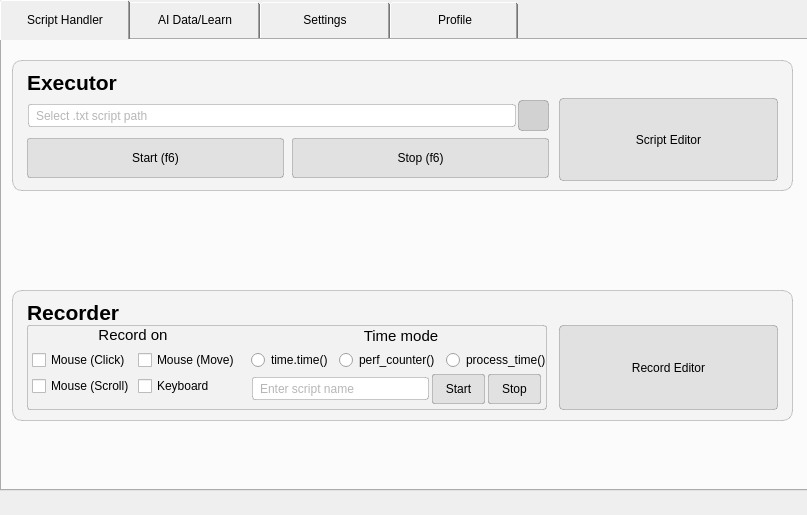
<?xml version="1.0" encoding="UTF-8"?>
<ui version="4.0">
 <class>MainWindow</class>
 <widget class="QMainWindow" name="MainWindow">
  <property name="windowModality">
   <enum>Qt::NonModal</enum>
  </property>
  <property name="enabled">
   <bool>true</bool>
  </property>
  <property name="geometry">
   <rect>
    <x>0</x>
    <y>0</y>
    <width>807</width>
    <height>515</height>
   </rect>
  </property>
  <property name="windowTitle">
   <string>GInput AI</string>
  </property>
  <property name="windowIcon">
   <iconset>
    <normaloff>:/ico/ico/mouse_icon-icons.com_60636.ico</normaloff>:/ico/ico/mouse_icon-icons.com_60636.ico</iconset>
  </property>
  <property name="styleSheet">
   <string notr="true"/>
  </property>
  <property name="tabShape">
   <enum>QTabWidget::Rounded</enum>
  </property>
  <property name="dockOptions">
   <set>QMainWindow::AllowTabbedDocks|QMainWindow::AnimatedDocks</set>
  </property>
  <widget class="QWidget" name="centralwidget">
   <widget class="QTabWidget" name="tab_main">
    <property name="geometry">
     <rect>
      <x>0</x>
      <y>0</y>
      <width>881</width>
      <height>491</height>
     </rect>
    </property>
    <property name="styleSheet">
     <string notr="true">QTabBar::tab {
    width: 120px; /* Ширина вкладки */
    height: 30px; /* Высота вкладки */
    padding: 5px; /* Отступы внутри вкладки */
    margin-right: 0px; /* Отступ справа между вкладками */
}
QTabBar::tab {
    flex: 1;
    align-self: center;
}
</string>
    </property>
    <property name="currentIndex">
     <number>0</number>
    </property>
    <widget class="QWidget" name="tab1">
     <attribute name="title">
      <string>Script Handler</string>
     </attribute>
     <widget class="QFrame" name="sh_rec">
      <property name="geometry">
       <rect>
        <x>10</x>
        <y>250</y>
        <width>781</width>
        <height>131</height>
       </rect>
      </property>
      <property name="styleSheet">
       <string notr="true">QFrame#sh_rec {
   background-color: rgba(0, 0, 0, 0.03);
   border: 1px solid rgba(0, 0, 0, 0.2); border-radius: 10px;
}</string>
      </property>
      <property name="frameShape">
       <enum>QFrame::StyledPanel</enum>
      </property>
      <property name="frameShadow">
       <enum>QFrame::Raised</enum>
      </property>
      <widget class="QWidget" name="layoutWidget_5">
       <property name="geometry">
        <rect>
         <x>0</x>
         <y>0</y>
         <width>781</width>
         <height>131</height>
        </rect>
       </property>
       <layout class="QVBoxLayout" name="verticalLayout_5">
        <property name="spacing">
         <number>0</number>
        </property>
        <property name="leftMargin">
         <number>15</number>
        </property>
        <property name="topMargin">
         <number>10</number>
        </property>
        <property name="rightMargin">
         <number>15</number>
        </property>
        <property name="bottomMargin">
         <number>10</number>
        </property>
        <item>
         <widget class="QLabel" name="label_5">
          <property name="maximumSize">
           <size>
            <width>16777215</width>
            <height>25</height>
           </size>
          </property>
          <property name="layoutDirection">
           <enum>Qt::LeftToRight</enum>
          </property>
          <property name="styleSheet">
           <string notr="true">QLabel {
    font-size: 21px;
    font-weight: bold;
    font-family: &quot;Noto Sans&quot;;
	qproperty-alignment: 'Qt::AlignBottom | Qt::AlignHCenter';
}</string>
          </property>
          <property name="text">
           <string>Recorder</string>
          </property>
         </widget>
        </item>
        <item>
         <layout class="QHBoxLayout" name="horizontalLayout_7" stretch="1000,420">
          <property name="spacing">
           <number>12</number>
          </property>
          <property name="leftMargin">
           <number>0</number>
          </property>
          <property name="rightMargin">
           <number>0</number>
          </property>
          <item>
           <widget class="QFrame" name="frame_recon">
            <property name="styleSheet">
             <string notr="true">QFrame#frame_recon {
   background-color: rgba(0,0,0,0.01);
   border: 1px solid rgba(0, 0, 0, 0.2); border-radius: 3px;
}</string>
            </property>
            <property name="frameShape">
             <enum>QFrame::StyledPanel</enum>
            </property>
            <property name="frameShadow">
             <enum>QFrame::Raised</enum>
            </property>
            <widget class="QWidget" name="layoutWidget_7">
             <property name="geometry">
              <rect>
               <x>220</x>
               <y>0</y>
               <width>308</width>
               <height>92</height>
              </rect>
             </property>
             <layout class="QVBoxLayout" name="verticalLayout_18">
              <property name="spacing">
               <number>3</number>
              </property>
              <property name="bottomMargin">
               <number>10</number>
              </property>
              <item>
               <widget class="QLabel" name="label_9">
                <property name="maximumSize">
                 <size>
                  <width>16777215</width>
                  <height>20</height>
                 </size>
                </property>
                <property name="layoutDirection">
                 <enum>Qt::LeftToRight</enum>
                </property>
                <property name="styleSheet">
                 <string notr="true">QLabel {
    font-size: 15px;
    font-family: &quot;Noto Sans&quot;;
	qproperty-alignment: 'Qt::AlignVCenter | Qt::AlignHCenter';
}</string>
                </property>
                <property name="text">
                 <string>Time mode</string>
                </property>
                <property name="alignment">
                 <set>Qt::AlignCenter</set>
                </property>
               </widget>
              </item>
              <item>
               <layout class="QHBoxLayout" name="horizontalLayout_12" stretch="0,0,0,0,0">
                <property name="spacing">
                 <number>6</number>
                </property>
                <property name="leftMargin">
                 <number>0</number>
                </property>
                <property name="rightMargin">
                 <number>0</number>
                </property>
                <item>
                 <spacer name="horizontalSpacer_12">
                  <property name="orientation">
                   <enum>Qt::Horizontal</enum>
                  </property>
                  <property name="sizeHint" stdset="0">
                   <size>
                    <width>40</width>
                    <height>20</height>
                   </size>
                  </property>
                 </spacer>
                </item>
                <item>
                 <widget class="QRadioButton" name="sh_rec_ontimetime_2">
                  <property name="text">
                   <string>time.time()</string>
                  </property>
                 </widget>
                </item>
                <item>
                 <widget class="QRadioButton" name="sh_rec_onperfcounter_2">
                  <property name="text">
                   <string>perf_counter()</string>
                  </property>
                 </widget>
                </item>
                <item>
                 <widget class="QRadioButton" name="sh_rec_onprocesstime_2">
                  <property name="text">
                   <string>process_time()</string>
                  </property>
                 </widget>
                </item>
                <item>
                 <spacer name="horizontalSpacer_3">
                  <property name="orientation">
                   <enum>Qt::Horizontal</enum>
                  </property>
                  <property name="sizeHint" stdset="0">
                   <size>
                    <width>40</width>
                    <height>20</height>
                   </size>
                  </property>
                 </spacer>
                </item>
               </layout>
              </item>
              <item>
               <layout class="QHBoxLayout" name="horizontalLayout_13" stretch="1000,300,300">
                <property name="spacing">
                 <number>3</number>
                </property>
                <property name="leftMargin">
                 <number>5</number>
                </property>
                <property name="rightMargin">
                 <number>14</number>
                </property>
                <item>
                 <widget class="QLineEdit" name="sh_ex_line_filepath_4">
                  <property name="maximumSize">
                   <size>
                    <width>16777215</width>
                    <height>23</height>
                   </size>
                  </property>
                  <property name="styleSheet">
                   <string notr="true">QLineEdit {
	border: 1px solid rgba(0,0,0,0.2);
	border-radius: 3px;
	padding-left: 5px;
    color: rgb(110, 110, 110);
}
</string>
                  </property>
                  <property name="placeholderText">
                   <string>Enter script name</string>
                  </property>
                 </widget>
                </item>
                <item>
                 <widget class="QPushButton" name="sh_rec_stop_3">
                  <property name="minimumSize">
                   <size>
                    <width>0</width>
                    <height>30</height>
                   </size>
                  </property>
                  <property name="maximumSize">
                   <size>
                    <width>16777215</width>
                    <height>30</height>
                   </size>
                  </property>
                  <property name="styleSheet">
                   <string notr="true">QPushButton {
    background-color: rgb(225,225,225);
    border: 1px solid rgba(0,0,0,0.2);
	border-radius: 2px;
}

QPushButton:hover {
    background-color: rgb(235,235,235);
}

QPushButton:pressed {
    background-color: rgb(225,225,225);
    color: rgba(0,0,0,0.4)
}</string>
                  </property>
                  <property name="text">
                   <string>Start</string>
                  </property>
                 </widget>
                </item>
                <item>
                 <widget class="QPushButton" name="sh_rec_stop_2">
                  <property name="minimumSize">
                   <size>
                    <width>0</width>
                    <height>30</height>
                   </size>
                  </property>
                  <property name="maximumSize">
                   <size>
                    <width>16777215</width>
                    <height>30</height>
                   </size>
                  </property>
                  <property name="styleSheet">
                   <string notr="true">QPushButton {
    background-color: rgb(225,225,225);
    border: 1px solid rgba(0,0,0,0.2);
	border-radius: 2px;
}

QPushButton:hover {
    background-color: rgb(235,235,235);
}

QPushButton:pressed {
    background-color: rgb(225,225,225);
    color: rgba(0,0,0,0.4)
}</string>
                  </property>
                  <property name="text">
                   <string>Stop</string>
                  </property>
                 </widget>
                </item>
               </layout>
              </item>
             </layout>
            </widget>
            <widget class="QWidget" name="layoutWidget_8">
             <property name="geometry">
              <rect>
               <x>0</x>
               <y>0</y>
               <width>212</width>
               <height>92</height>
              </rect>
             </property>
             <layout class="QVBoxLayout" name="verticalLayout_14">
              <property name="spacing">
               <number>0</number>
              </property>
              <item>
               <widget class="QLabel" name="label_10">
                <property name="maximumSize">
                 <size>
                  <width>16777215</width>
                  <height>20</height>
                 </size>
                </property>
                <property name="layoutDirection">
                 <enum>Qt::LeftToRight</enum>
                </property>
                <property name="styleSheet">
                 <string notr="true">QLabel {
    font-size: 15px;
    font-family: &quot;Noto Sans&quot;;
	qproperty-alignment: 'Qt::AlignVCenter | Qt::AlignHCenter';
}</string>
                </property>
                <property name="text">
                 <string>Record on</string>
                </property>
                <property name="alignment">
                 <set>Qt::AlignCenter</set>
                </property>
               </widget>
              </item>
              <item>
               <layout class="QHBoxLayout" name="horizontalLayout_14" stretch="0">
                <property name="spacing">
                 <number>0</number>
                </property>
                <property name="leftMargin">
                 <number>0</number>
                </property>
                <property name="rightMargin">
                 <number>0</number>
                </property>
                <item>
                 <layout class="QFormLayout" name="formLayout_2">
                  <property name="horizontalSpacing">
                   <number>3</number>
                  </property>
                  <property name="verticalSpacing">
                   <number>6</number>
                  </property>
                  <property name="leftMargin">
                   <number>5</number>
                  </property>
                  <property name="topMargin">
                   <number>5</number>
                  </property>
                  <item row="0" column="0">
                   <widget class="QCheckBox" name="sh_rec_onmouseclick_2">
                    <property name="text">
                     <string>Mouse (Click)</string>
                    </property>
                   </widget>
                  </item>
                  <item row="0" column="1">
                   <widget class="QCheckBox" name="sh_rec_onmousemove_2">
                    <property name="text">
                     <string>Mouse (Move)</string>
                    </property>
                   </widget>
                  </item>
                  <item row="1" column="0">
                   <widget class="QCheckBox" name="sh_rec_onmousescroll_2">
                    <property name="text">
                     <string>Mouse (Scroll)</string>
                    </property>
                   </widget>
                  </item>
                  <item row="1" column="1">
                   <widget class="QCheckBox" name="sh_rec_onkeyboard_2">
                    <property name="text">
                     <string>Keyboard</string>
                    </property>
                   </widget>
                  </item>
                 </layout>
                </item>
               </layout>
              </item>
             </layout>
            </widget>
           </widget>
          </item>
          <item>
           <widget class="QPushButton" name="sh_rec_recordeditor">
            <property name="maximumSize">
             <size>
              <width>219</width>
              <height>85</height>
             </size>
            </property>
            <property name="styleSheet">
             <string notr="true">QPushButton {
    background-color: rgb(225,225,225);
    border: 1px solid rgba(0,0,0,0.2);
	border-radius: 4px;
}

QPushButton:hover {
    background-color: rgb(235,235,235);
}

QPushButton:pressed {
    background-color: rgb(225,225,225);
    color: rgba(0,0,0,0.4)
}</string>
            </property>
            <property name="text">
             <string>Record Editor</string>
            </property>
           </widget>
          </item>
         </layout>
        </item>
       </layout>
      </widget>
     </widget>
     <widget class="QFrame" name="sh_ex">
      <property name="geometry">
       <rect>
        <x>10</x>
        <y>20</y>
        <width>781</width>
        <height>131</height>
       </rect>
      </property>
      <property name="styleSheet">
       <string notr="true">QFrame#sh_ex {
   background-color: rgba(0, 0, 0, 0.03);
   border: 1px solid rgba(0, 0, 0, 0.2); border-radius: 10px;
}</string>
      </property>
      <property name="frameShape">
       <enum>QFrame::StyledPanel</enum>
      </property>
      <property name="frameShadow">
       <enum>QFrame::Raised</enum>
      </property>
      <widget class="QWidget" name="layoutWidget">
       <property name="geometry">
        <rect>
         <x>0</x>
         <y>0</y>
         <width>781</width>
         <height>131</height>
        </rect>
       </property>
       <layout class="QVBoxLayout" name="verticalLayout_3">
        <property name="spacing">
         <number>3</number>
        </property>
        <property name="leftMargin">
         <number>15</number>
        </property>
        <property name="topMargin">
         <number>10</number>
        </property>
        <property name="rightMargin">
         <number>15</number>
        </property>
        <property name="bottomMargin">
         <number>10</number>
        </property>
        <item>
         <widget class="QLabel" name="label">
          <property name="maximumSize">
           <size>
            <width>16777215</width>
            <height>25</height>
           </size>
          </property>
          <property name="layoutDirection">
           <enum>Qt::LeftToRight</enum>
          </property>
          <property name="styleSheet">
           <string notr="true">QLabel {
    font-size: 21px;
    font-weight: bold;
    font-family: &quot;Noto Sans&quot;;
	qproperty-alignment: 'Qt::AlignBottom | Qt::AlignHCenter';
}</string>
          </property>
          <property name="text">
           <string>Executor</string>
          </property>
         </widget>
        </item>
        <item>
         <layout class="QHBoxLayout" name="horizontalLayout_3" stretch="100,45">
          <property name="spacing">
           <number>10</number>
          </property>
          <property name="leftMargin">
           <number>0</number>
          </property>
          <property name="rightMargin">
           <number>0</number>
          </property>
          <item>
           <layout class="QVBoxLayout" name="verticalLayout_2">
            <property name="spacing">
             <number>5</number>
            </property>
            <item>
             <layout class="QHBoxLayout" name="horizontalLayout" stretch="20,0">
              <property name="spacing">
               <number>2</number>
              </property>
              <property name="leftMargin">
               <number>1</number>
              </property>
              <item>
               <widget class="QLineEdit" name="sh_ex_line_filepath">
                <property name="maximumSize">
                 <size>
                  <width>16777215</width>
                  <height>23</height>
                 </size>
                </property>
                <property name="styleSheet">
                 <string notr="true">QLineEdit {
	border: 1px solid rgba(0,0,0,0.2);
	border-radius: 3px;
	padding-left: 5px;
    color: rgb(110, 110, 110);
}
</string>
                </property>
                <property name="placeholderText">
                 <string>Select .txt script path</string>
                </property>
               </widget>
              </item>
              <item>
               <widget class="QPushButton" name="sh_ex_filepath">
                <property name="minimumSize">
                 <size>
                  <width>31</width>
                  <height>31</height>
                 </size>
                </property>
                <property name="maximumSize">
                 <size>
                  <width>31</width>
                  <height>31</height>
                 </size>
                </property>
                <property name="styleSheet">
                 <string notr="true">QPushButton {
    background-color: rgb(210,210,210);
    border: 1px solid rgba(0,0,0,0.2);
	border-radius: 4px;
}

QPushButton:hover {
    background-color: rgb(225,225,225);
}

QPushButton:pressed {
    background-color: rgb(210,210,210);
    color: rgba(0,0,0,0.4)
}</string>
                </property>
                <property name="text">
                 <string/>
                </property>
                <property name="icon">
                 <iconset>
                  <normaloff>:/ico/ico/folder_open_FILL0_wght400_GRAD0_opsz24.ico</normaloff>:/ico/ico/folder_open_FILL0_wght400_GRAD0_opsz24.ico</iconset>
                </property>
               </widget>
              </item>
             </layout>
            </item>
            <item>
             <layout class="QHBoxLayout" name="horizontalLayout_2">
              <property name="spacing">
               <number>8</number>
              </property>
              <item>
               <widget class="QPushButton" name="sh_ex_start">
                <property name="maximumSize">
                 <size>
                  <width>16777215</width>
                  <height>40</height>
                 </size>
                </property>
                <property name="styleSheet">
                 <string notr="true">QPushButton {
    background-color: rgb(225,225,225);
    border: 1px solid rgba(0,0,0,0.2);
	border-radius: 3px;
}

QPushButton:hover {
    background-color: rgb(235,235,235);
}

QPushButton:pressed {
    background-color: rgb(225,225,225);
    color: rgba(0,0,0,0.4)
}</string>
                </property>
                <property name="text">
                 <string>Start (f6)</string>
                </property>
               </widget>
              </item>
              <item>
               <widget class="QPushButton" name="sh_ex_stop">
                <property name="maximumSize">
                 <size>
                  <width>16777215</width>
                  <height>40</height>
                 </size>
                </property>
                <property name="styleSheet">
                 <string notr="true">QPushButton {
    background-color: rgb(225,225,225);
    border: 1px solid rgba(0,0,0,0.2);
	border-radius: 3px;
}

QPushButton:hover {
    background-color: rgb(235,235,235);
}

QPushButton:pressed {
    background-color: rgb(225,225,225);
    color: rgba(0,0,0,0.4)
}</string>
                </property>
                <property name="text">
                 <string>Stop (f6)</string>
                </property>
               </widget>
              </item>
             </layout>
            </item>
           </layout>
          </item>
          <item>
           <widget class="QPushButton" name="sh_ex_scripteditor">
            <property name="maximumSize">
             <size>
              <width>219</width>
              <height>85</height>
             </size>
            </property>
            <property name="whatsThis">
             <string>&lt;html&gt;&lt;head/&gt;&lt;body&gt;&lt;p&gt;&lt;br/&gt;&lt;/p&gt;&lt;/body&gt;&lt;/html&gt;</string>
            </property>
            <property name="styleSheet">
             <string notr="true">QPushButton {
    background-color: rgb(225,225,225);
    border: 1px solid rgba(0,0,0,0.2);
	border-radius: 4px;
}

QPushButton:hover {
    background-color: rgb(235,235,235);
}

QPushButton:pressed {
    background-color: rgb(225,225,225);
    color: rgba(0,0,0,0.4)
}</string>
            </property>
            <property name="text">
             <string>Script Editor</string>
            </property>
           </widget>
          </item>
         </layout>
        </item>
       </layout>
      </widget>
     </widget>
    </widget>
    <widget class="QWidget" name="tab4">
     <attribute name="title">
      <string>AI Data/Learn</string>
     </attribute>
     <widget class="QFrame" name="frame_5">
      <property name="geometry">
       <rect>
        <x>170</x>
        <y>190</y>
        <width>531</width>
        <height>91</height>
       </rect>
      </property>
      <property name="frameShape">
       <enum>QFrame::StyledPanel</enum>
      </property>
      <property name="frameShadow">
       <enum>QFrame::Raised</enum>
      </property>
      <widget class="QWidget" name="layoutWidget_4">
       <property name="geometry">
        <rect>
         <x>224</x>
         <y>0</y>
         <width>308</width>
         <height>92</height>
        </rect>
       </property>
       <layout class="QVBoxLayout" name="verticalLayout_17">
        <property name="spacing">
         <number>3</number>
        </property>
        <item>
         <widget class="QLabel" name="label_7">
          <property name="maximumSize">
           <size>
            <width>16777215</width>
            <height>20</height>
           </size>
          </property>
          <property name="layoutDirection">
           <enum>Qt::LeftToRight</enum>
          </property>
          <property name="styleSheet">
           <string notr="true">QLabel {
    font-size: 15px;
    font-family: &quot;Noto Sans&quot;;
	qproperty-alignment: 'Qt::AlignVCenter | Qt::AlignHCenter';
}</string>
          </property>
          <property name="text">
           <string>Time mode</string>
          </property>
          <property name="alignment">
           <set>Qt::AlignCenter</set>
          </property>
         </widget>
        </item>
        <item>
         <layout class="QHBoxLayout" name="horizontalLayout_10" stretch="0,0,0,0,0">
          <property name="spacing">
           <number>6</number>
          </property>
          <property name="leftMargin">
           <number>0</number>
          </property>
          <property name="rightMargin">
           <number>0</number>
          </property>
          <item>
           <spacer name="horizontalSpacer_11">
            <property name="orientation">
             <enum>Qt::Horizontal</enum>
            </property>
            <property name="sizeHint" stdset="0">
             <size>
              <width>40</width>
              <height>20</height>
             </size>
            </property>
           </spacer>
          </item>
          <item>
           <widget class="QRadioButton" name="sh_rec_ontimetime">
            <property name="text">
             <string>time.time()</string>
            </property>
           </widget>
          </item>
          <item>
           <widget class="QRadioButton" name="sh_rec_onperfcounter">
            <property name="text">
             <string>perf_counter()</string>
            </property>
           </widget>
          </item>
          <item>
           <widget class="QRadioButton" name="sh_rec_onprocesstime">
            <property name="text">
             <string>process_time()</string>
            </property>
           </widget>
          </item>
          <item>
           <spacer name="horizontalSpacer_2">
            <property name="orientation">
             <enum>Qt::Horizontal</enum>
            </property>
            <property name="sizeHint" stdset="0">
             <size>
              <width>40</width>
              <height>20</height>
             </size>
            </property>
           </spacer>
          </item>
         </layout>
        </item>
        <item>
         <layout class="QHBoxLayout" name="horizontalLayout_11" stretch="100,55">
          <property name="spacing">
           <number>3</number>
          </property>
          <property name="leftMargin">
           <number>8</number>
          </property>
          <property name="rightMargin">
           <number>8</number>
          </property>
          <item>
           <widget class="QLineEdit" name="sh_ex_line_filepath_3">
            <property name="maximumSize">
             <size>
              <width>16777215</width>
              <height>23</height>
             </size>
            </property>
           </widget>
          </item>
          <item>
           <widget class="QPushButton" name="sh_rec_stop">
            <property name="minimumSize">
             <size>
              <width>0</width>
              <height>0</height>
             </size>
            </property>
            <property name="maximumSize">
             <size>
              <width>16777215</width>
              <height>30</height>
             </size>
            </property>
            <property name="text">
             <string>Start / Stop (f7)</string>
            </property>
           </widget>
          </item>
         </layout>
        </item>
       </layout>
      </widget>
      <widget class="QWidget" name="layoutWidget_3">
       <property name="geometry">
        <rect>
         <x>0</x>
         <y>0</y>
         <width>212</width>
         <height>92</height>
        </rect>
       </property>
       <layout class="QVBoxLayout" name="verticalLayout_13">
        <property name="spacing">
         <number>0</number>
        </property>
        <item>
         <widget class="QLabel" name="label_8">
          <property name="maximumSize">
           <size>
            <width>16777215</width>
            <height>20</height>
           </size>
          </property>
          <property name="layoutDirection">
           <enum>Qt::LeftToRight</enum>
          </property>
          <property name="styleSheet">
           <string notr="true">QLabel {
    font-size: 15px;
    font-family: &quot;Noto Sans&quot;;
	qproperty-alignment: 'Qt::AlignVCenter | Qt::AlignHCenter';
}</string>
          </property>
          <property name="text">
           <string>Record on</string>
          </property>
          <property name="alignment">
           <set>Qt::AlignCenter</set>
          </property>
         </widget>
        </item>
        <item>
         <layout class="QHBoxLayout" name="horizontalLayout_9" stretch="0">
          <property name="spacing">
           <number>0</number>
          </property>
          <property name="leftMargin">
           <number>0</number>
          </property>
          <property name="rightMargin">
           <number>0</number>
          </property>
          <item>
           <layout class="QFormLayout" name="formLayout">
            <property name="horizontalSpacing">
             <number>3</number>
            </property>
            <property name="verticalSpacing">
             <number>6</number>
            </property>
            <property name="leftMargin">
             <number>5</number>
            </property>
            <property name="topMargin">
             <number>10</number>
            </property>
            <item row="0" column="0">
             <widget class="QCheckBox" name="sh_rec_onmouseclick">
              <property name="text">
               <string>Mouse (Click)</string>
              </property>
             </widget>
            </item>
            <item row="0" column="1">
             <widget class="QCheckBox" name="sh_rec_onmousemove">
              <property name="text">
               <string>Mouse (Move)</string>
              </property>
             </widget>
            </item>
            <item row="1" column="0">
             <widget class="QCheckBox" name="sh_rec_onmousescroll">
              <property name="text">
               <string>Mouse (Scroll)</string>
              </property>
             </widget>
            </item>
            <item row="1" column="1">
             <widget class="QCheckBox" name="sh_rec_onkeyboard">
              <property name="text">
               <string>Keyboard</string>
              </property>
             </widget>
            </item>
           </layout>
          </item>
         </layout>
        </item>
       </layout>
      </widget>
     </widget>
    </widget>
    <widget class="QWidget" name="tab3">
     <attribute name="title">
      <string>Settings</string>
     </attribute>
    </widget>
    <widget class="QWidget" name="tab5">
     <attribute name="title">
      <string>Profile</string>
     </attribute>
    </widget>
   </widget>
  </widget>
 </widget>
 <resources>
  <include location="files_ico.qrc"/>
 </resources>
 <connections/>
</ui>
